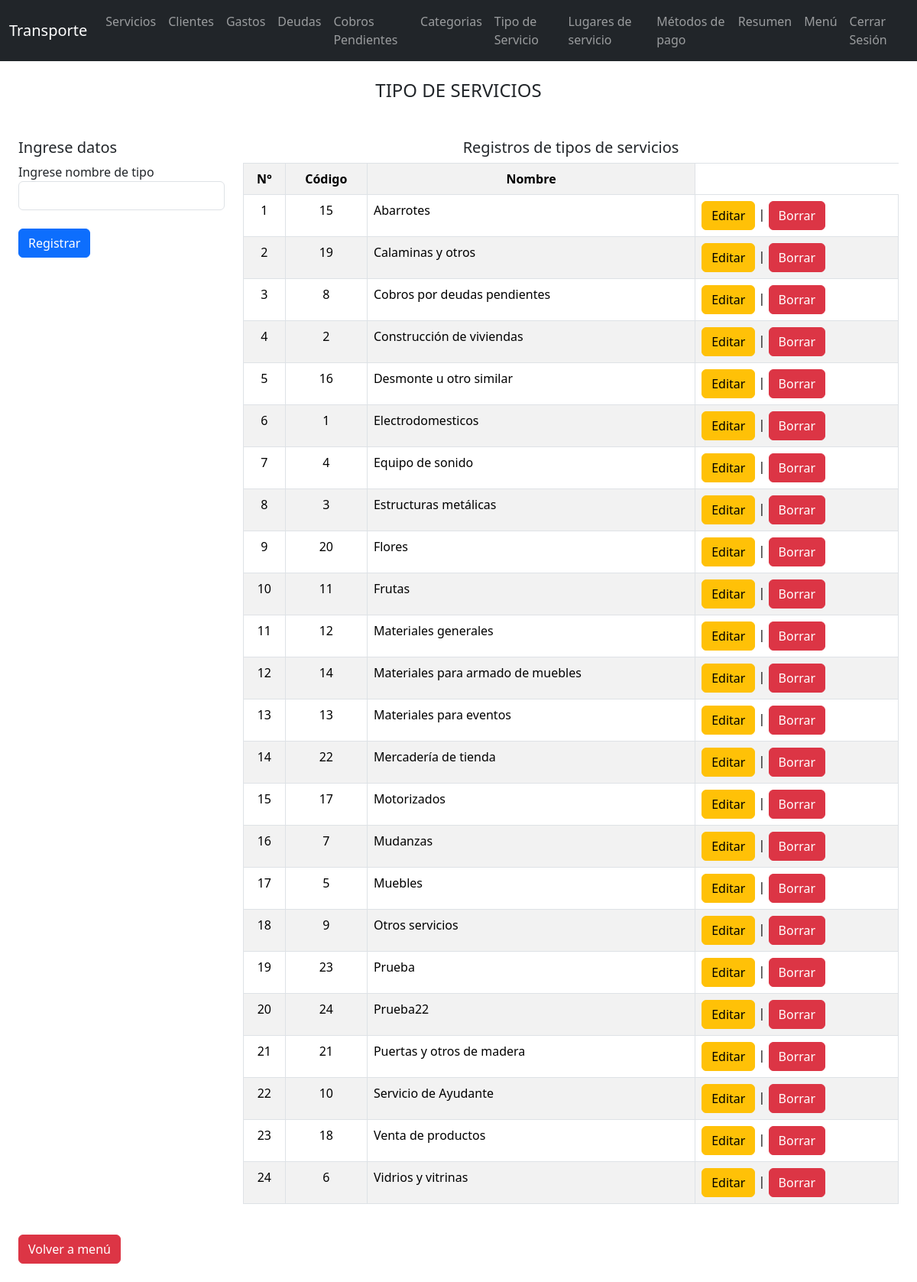
Page /ttipo_servicios (signed in) on the earlier database version.
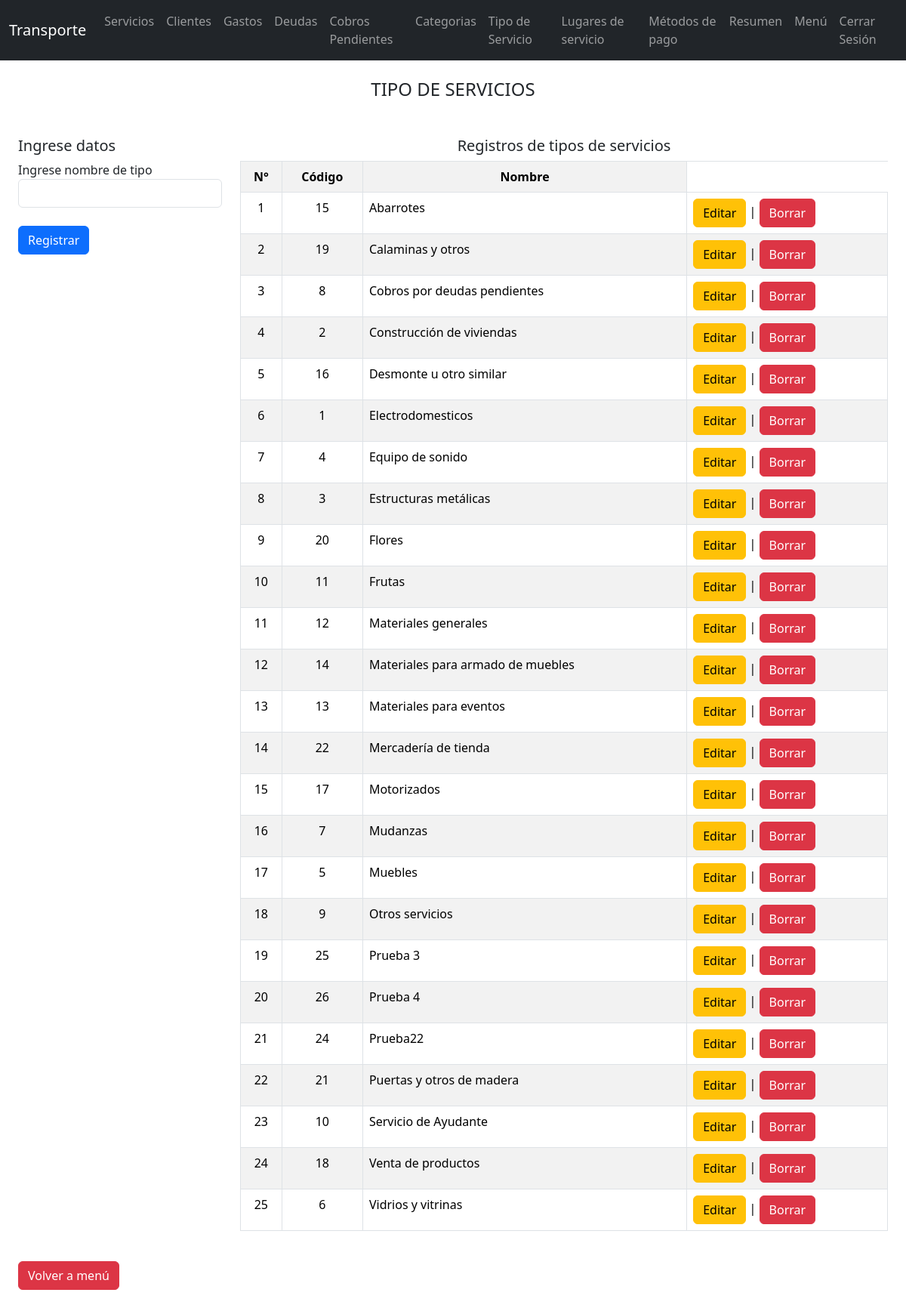
Same page on the later database version.
### tables this page shows
CREATE TABLE "tip_servicios" (
	"cod_tip_ser"	INTEGER,
	"nom_tip_ser"	TEXT,
	"cond_tip_ser"	INTEGER,
	PRIMARY KEY("cod_tip_ser" AUTOINCREMENT)
);

### flask_app.py (the view, shortened to what this page needs)
@app.route("/ttipo_servicios", methods=["GET", "POST"])
def ttipo_servicios():
    if 'usuario' not in session:
        return redirect(url_for('login'))
    conn = sqlite3.connect("data1.db")
    c = conn.cursor()
    c.execute("""SELECT *
            FROM tip_servicios
            WHERE cond_tip_ser=1 ORDER BY nom_tip_ser""")
    datos = c.fetchall()
    conn.close()
    return render_template("ttipo_servicios.html", datos=datos)

### templates/ttipo_servicios.html (shortened to what this page needs)
<!DOCTYPE html>
<html lang="en">
<head>
    <link href="https://cdn.jsdelivr.net/npm/bootstrap@5.3.7/dist/css/bootstrap.min.css" rel="stylesheet">
    <link rel="stylesheet" href="../static/style.css">
</head>
<body>
    {% include "tmenu.html" %}
    <div class="m-4">
        <div class="row">
            <div class="col-12 mb-3">
                <h4 class="text-center">TIPO DE SERVICIOS</h4>
            </div>
            <form action="" class="col-12 col-sm-12 col-lg-4 col-xl-3" method="post">
                <br>
                <h5>Ingrese datos</h5>
                <label for="nom">Ingrese nombre de tipo</label>
                <input type="text" name="nom" id="" class="form-control"><br>
                <input type="submit" value="Registrar" class="btn btn-primary">
            </form>
            <div class="col-12 col-sm-12 col-lg-8 col-xl-9">
                <br>
                <h5 class="text-center">Registros de tipos de servicios</h5>
                <div class="table-responsive">
                    <table class="table table-striped table-bordered">
                        <tr>
                            <th class="text-center">N°</th>
                            <th class="text-center">Código</th>
                            <th class="text-center">Nombre</th>
                        </tr>
                        {% for r in datos %}
                        <tr>
                            <td class="text-center">{{ loop.index }}</td>
                            <td class="text-center">{{ r[0] }}</td>
                            <td >{{ r[1] }}</td>
                            <td>
                                <a href="{{ url_for('teditartiposervicios', id=r[0]) }}" class="btn btn-warning">Editar</a> |
                                <a href="{{ url_for('tborrartiposervicios', id=r[0]) }}" class="btn btn-danger" onclick="return confirm('¿Estás seguro de borrar este registro?');">Borrar</a>
                            </td>
                        </tr>
                        {% endfor %}
                    </table>
                </div>
            </div>
            <div class="col-12">
                <br>
                <a href="/ini" class="btn btn-danger">Volver a menú</a>
            </div>
        </div>
    </div>
</body>
</html>

Differences in the rows shown:
no longer on this page (row edited): tip_servicios: cod_tip_ser "23", nom_tip_ser "Prueba"
added tip_servicios: cod_tip_ser "25", nom_tip_ser "Prueba 3"
added tip_servicios: cod_tip_ser "26", nom_tip_ser "Prueba 4"
